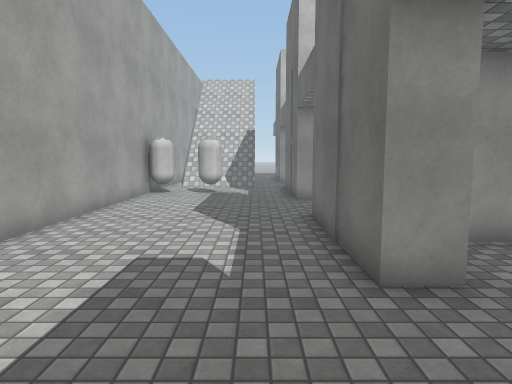
[1] (above)

16 first-person views from a walk through a Unity game level. The camera is 1.5 m above the floor, tilts 6° down and sees 75° across. The floor is counted in squares, 1 m on a side. Each view is taken from the middle of a square. On the plan, view 1 faces up. The plan holds only what a view shows up to about 15 squares ahead; the rest is blank. The place goes on beyond the plan. The player character is not drawn. Some animated figures are not drawn. Surface patterns are stand-ins for the level's own textures.

[2]
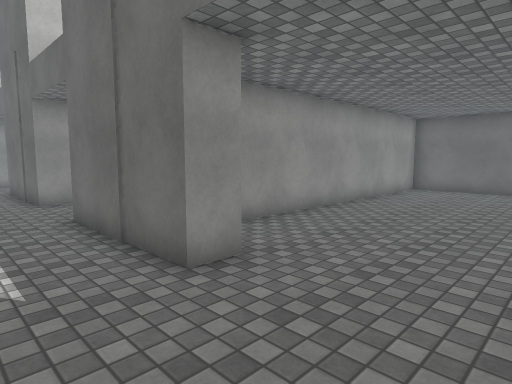

[3]
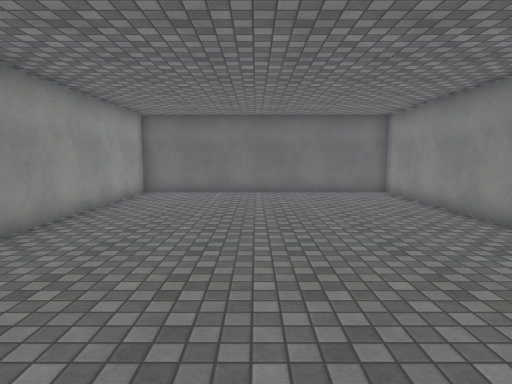

[4]
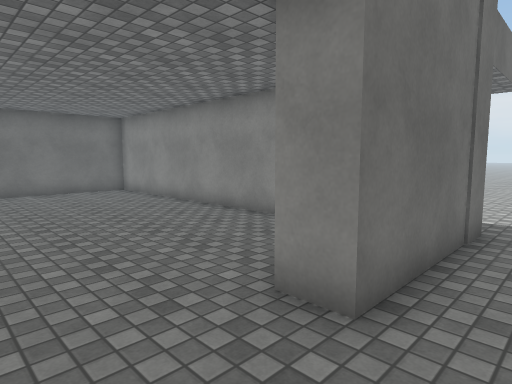

[5]
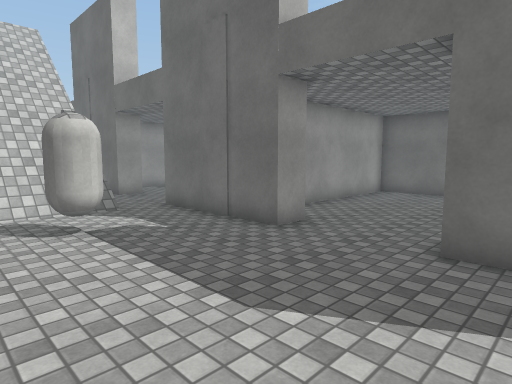

[6]
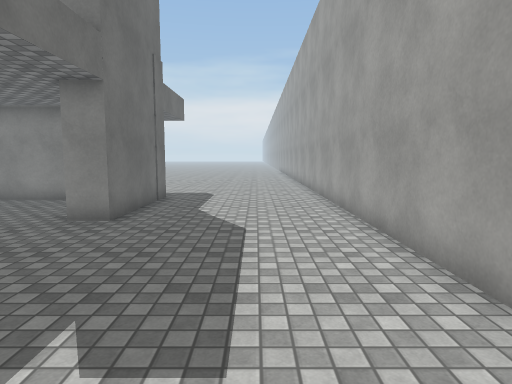

[7]
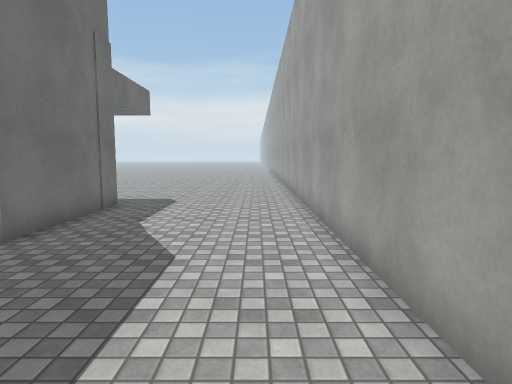

[8]
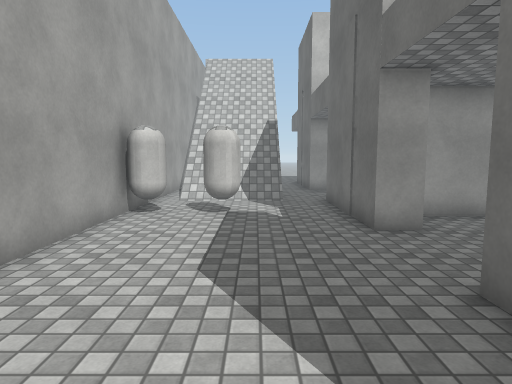

[9]
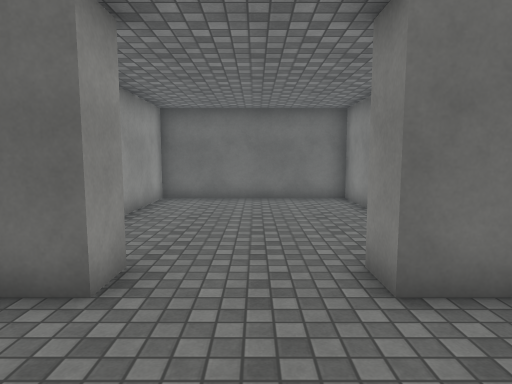

[10]
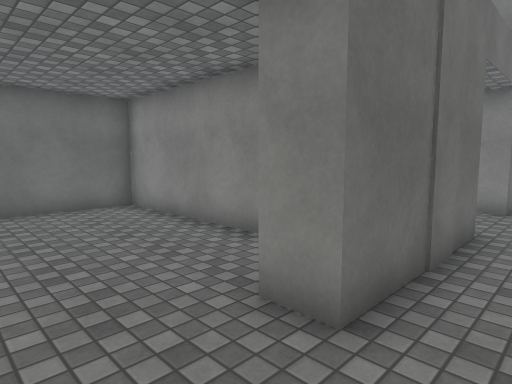

[11]
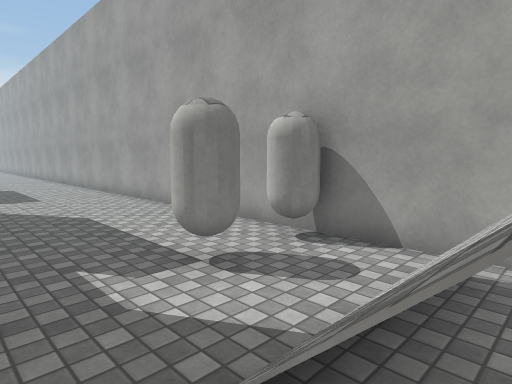

[12]
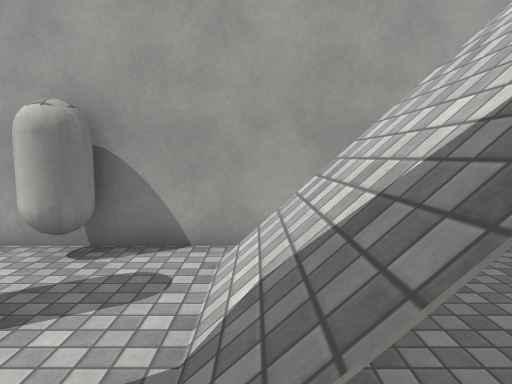

[13]
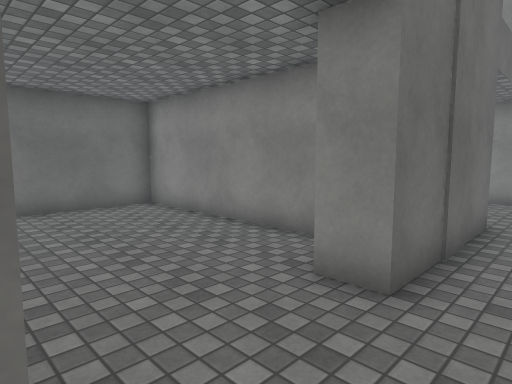

[14]
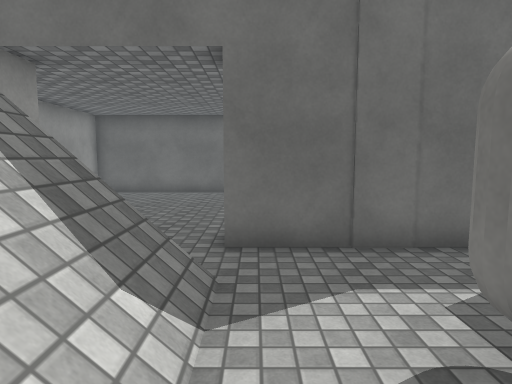

[15]
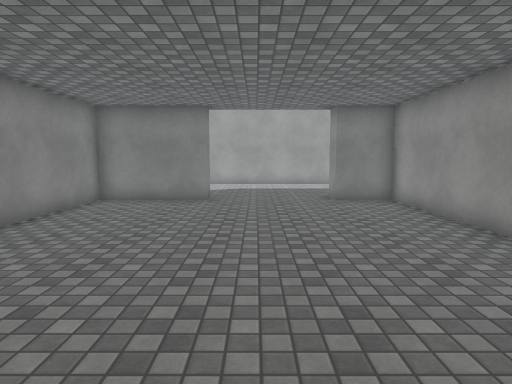

[16]
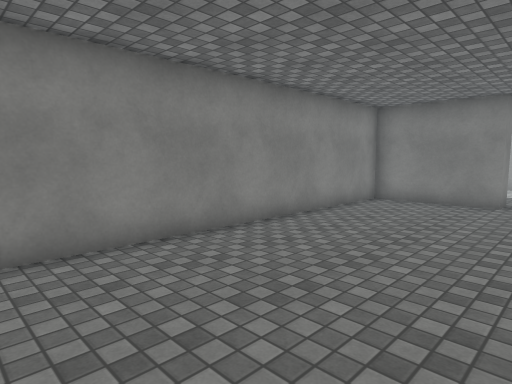

### Floor plan
Points are (right, up) in squares from view 1. A wall is a line through its corners. A room is listed if a view was taken in it or the views show most of it. See-through windows are left out.
Room 1 (views 1, 2, 3, 4, 5, 6, 7, 8, 9, 10, 11, 12, 13, 14, 15, 16)
walls: (3.6, 6.7) (10.1, 6.7) (10.1, 13.4) (3.2, 13.4); (2.5, 11.8) (1.4, 11.8) (1.4, 16.5) (2.5, 16.5); (4.5, 14.4) (10.1, 14.4) (10.1, 19.5); (1.4, -5.5) (1.4, -0.7) (2.4, -0.7) (2.4, -4.5) (15, -4.5) (15, 5.7) (2.4, 5.7) (2.4, 3.8) (1.4, 3.8) (1.4, 8.5) (2.5, 8.5); (-4.5, 19.5) (-4.5, -6.5)
objects: other object (-4, 14); other object (-2, 14)

Where each view was taken, in squares from view 1:
view 1: 0 up, 0 right, facing up
view 2: 0 up, 1 left, facing up-right
view 3: 1 up, 1 right, facing right
view 4: 2 up, 0 right, facing down-right
view 5: 7 up, 4 left, facing up-right
view 6: 7 up, 2 left, facing down
view 7: 5 up, 3 left, facing down
view 8: 5 up, 1 left, facing up
view 9: 10 up, 2 left, facing right
view 10: 19 up, 0 right, facing down-right
view 11: 18 up, 1 right, facing down-left
view 12: 17 up, 1 right, facing left
view 13: 12 up, 0 right, facing down-right
view 14: 16 up, 4 left, facing right
view 15: 1 up, 14 right, facing left
view 16: 1 up, 14 right, facing down-left
